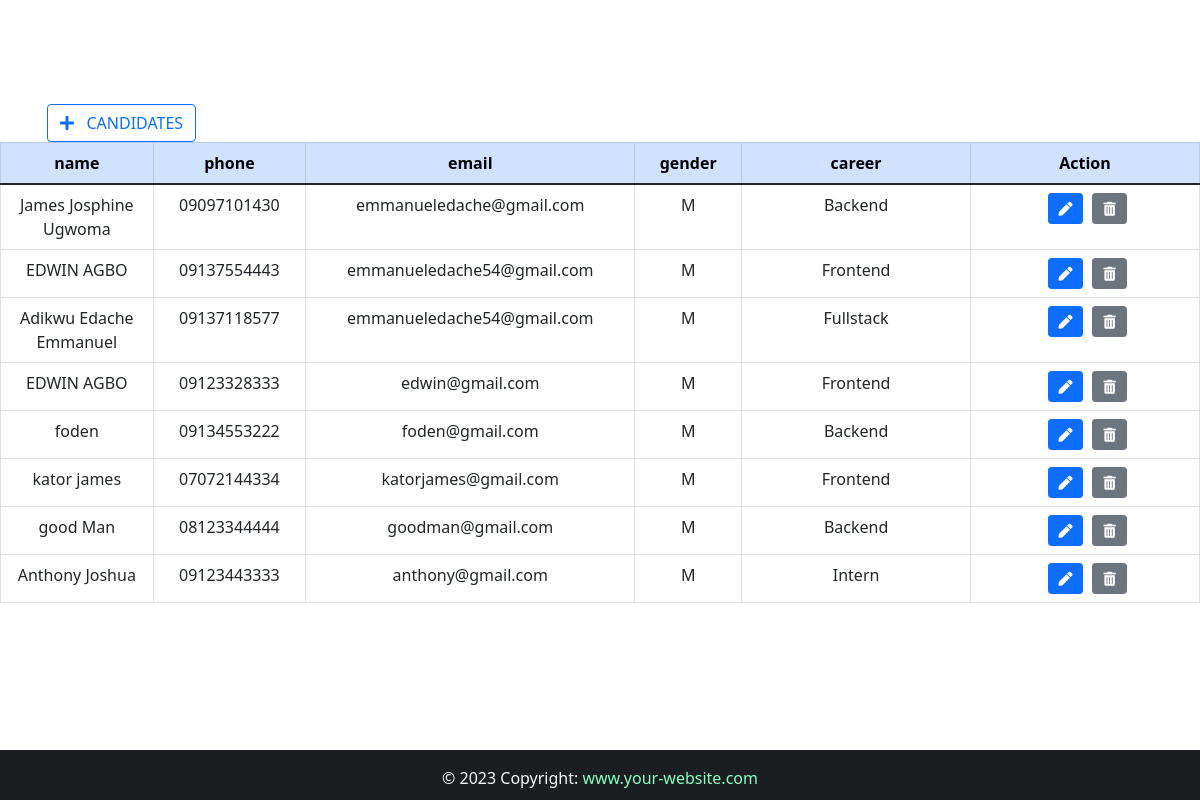
The app's page /read/ with its own data.
### App/models.py (models this page shows, shortened)
class Candidate(models.Model):
    name = models.CharField(max_length=255)
    phone = models.CharField(max_length=11)
    email = models.EmailField()
    gender = models.CharField(max_length=1, null=True, choices=GENDER)
    career = models.CharField(max_length=50, null=True, choices=CAREER)

### App/views.py (the view)
# urls.py: path('read/', views.Read.as_view(), name='read'),
class Read(ListView):
     model = Candidate
     queryset = Candidate.objects.all()

### App/templates/App/candidate_list.html
{% extends 'App/Base.html' %}
{% block content %}
        <div class="container">
            <a href="{% url 'create' %}"   class="btn btn-outline-primary mt-5">
                <i class="fas fa-plus"></i>&nbsp;&nbsp; CANDIDATES
            </a>
        </div>
        <table class="table table-bordered" style="text-align: center;">
            <thead class="table-primary">
                <tr>
                    <th style="width: 10%;">name</th>
                    <th style="width: 10%;">phone</th>
                    <th style="width: 20%;">email</th>
                    <th style="width: 7%;">gender</th>
                    <th style="width: 15%;">career</th>
                    <th style="width: 15%;">Action</th>
                </tr>
            </thead>
            {% for candidate in object_list %}
            <tr>
                <td>{{candidate.name}}</td>
                <td>{{candidate.phone}}</td>
                <td>{{candidate.email}}</td>
                <td>{{candidate.gender}}</td>
                <td>{{candidate.career}}</td>
                <td>
                    <a href="{% url 'update' pk=candidate.id %}" class="btn btn-primary btn-sm mr-3" style="width: 35px">
                        <i class="fas fa-pen"></i>
                    </a>
                    <a href="{% url 'delete' pk=candidate.id %}" class="btn btn-secondary btn-sm ml-2" style="width:35px">
                        <i class="fas fa-trash-alt"></i>
                    </a>
                </td>
            </tr>
        {% endfor %}
        </table>
{% endblock content %}

### App/templates/App/Base.html (shortened to what this page needs)
{% load static  %}
<!DOCTYPE html>
<html lang="en">
<head>
    <link href="https://cdn.jsdelivr.net/npm/bootstrap@5.1.3/dist/css/bootstrap.min.css" rel="stylesheet">
    <link rel="stylesheet" href="https://cdnjs.cloudflare.com/ajax/libs/font-awesome/5.15.4/css/all.min.css" />
    <link  href={% static "Css/style.css" %} rel="stylesheet">
</head>
<body>
   <div class="wrapper">
    <header>
        <nav class="navbar navbar-expand-lg navbar-dark navbar {% block navbar%} {% endblock navbar%}">
            <a class="navbar-brand flex-grow-1 text-center">
                {% block nav-content %}
                <i class="fas fa-user-friends"></i>&nbsp;&nbsp; LIST OF CANDIDATES
                {% endblock nav-content %}
            </a>
        </nav>
    </header>
    {% block content %}{% endblock content %}
   </div>
<footer class="bg-dark text-center text-lg-start" style="color: #fff;">
    <div class="text-center p-3" style="background-color: rgba(0, 0, 0, 0.2);">
        <a class="text-light" style="text-decoration: none;">
            &copy; {% now "Y" %} Copyright:
            <span {% block footer %} style="color:#89ffc0" {% endblock footer %}> www.your-website.com</span>
        </a>
    </div>
</footer>
</body>
</html>

### App/static/Css/style.css (style rules this page uses)
html, body { height: 100%; margin: 0; max-width: 100%; overflow: hidden; }
.wrapper { min-height: 100%; margin-bottom: -50px; }
.btn { margin-left: 5px; }

### records on screen
Candidate: name "James Josphine Ugwoma", phone "09097101430", email "emmanueledache@gmail.com", gender "M", career "Backend"
Candidate: name "EDWIN AGBO", phone "09137554443", email "emmanueledache54@gmail.com", gender "M", career "Frontend"
Candidate: name "Adikwu Edache Emmanuel", phone "09137118577", email "emmanueledache54@gmail.com", gender "M", career "Fullstack"
Candidate: name "EDWIN AGBO", phone "09123328333", email "edwin@gmail.com", gender "M", career "Frontend"
Candidate: name "foden", phone "09134553222", email "foden@gmail.com", gender "M", career "Backend"
Candidate: name "kator james", phone "07072144334", email "katorjames@gmail.com", gender "M", career "Frontend"
Candidate: name "good Man", phone "08123344444", email "goodman@gmail.com", gender "M", career "Backend"
Candidate: name "Anthony Joshua", phone "09123443333", email "anthony@gmail.com", gender "M", career "Intern"
